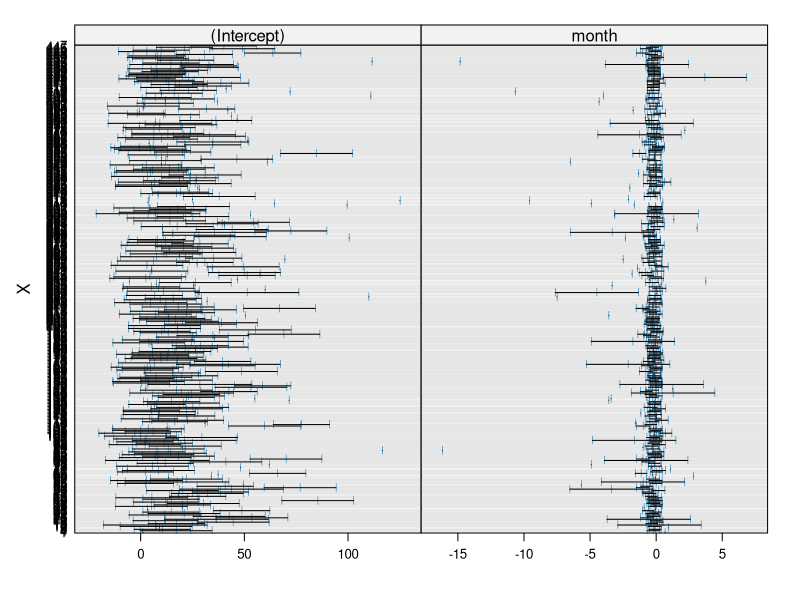
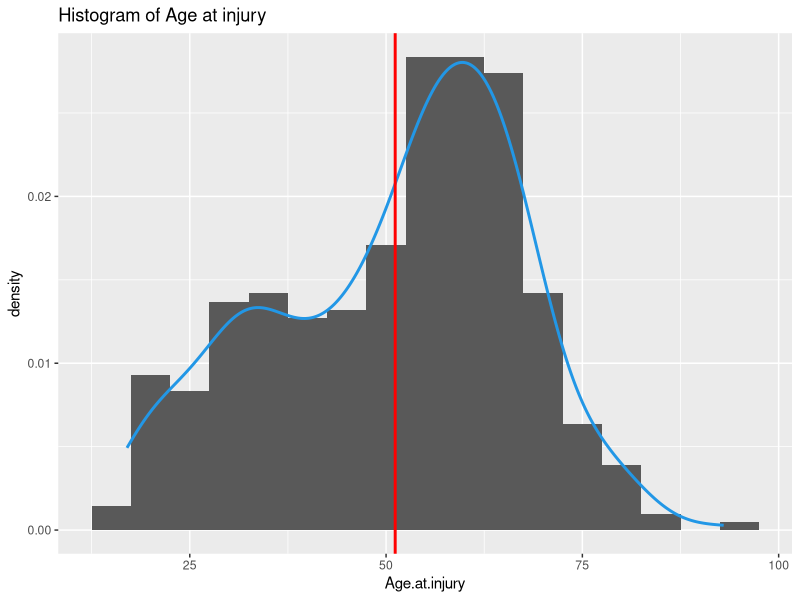
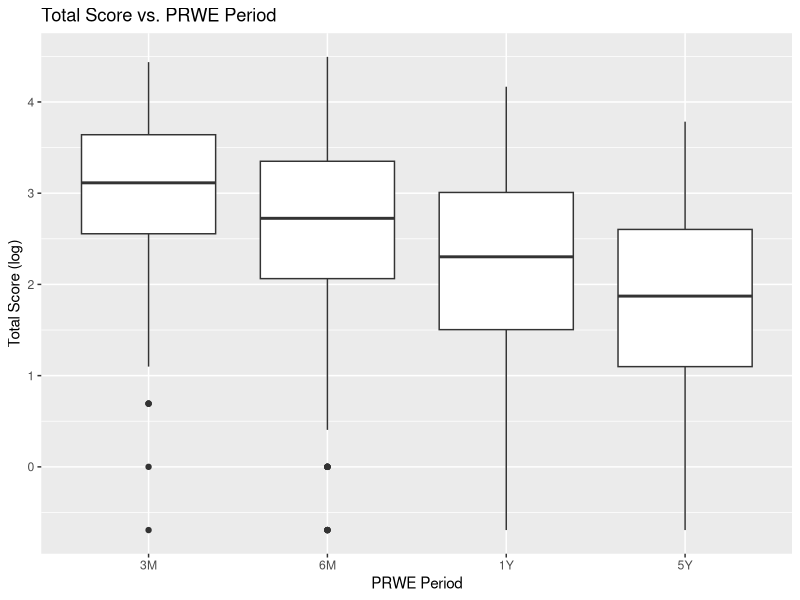
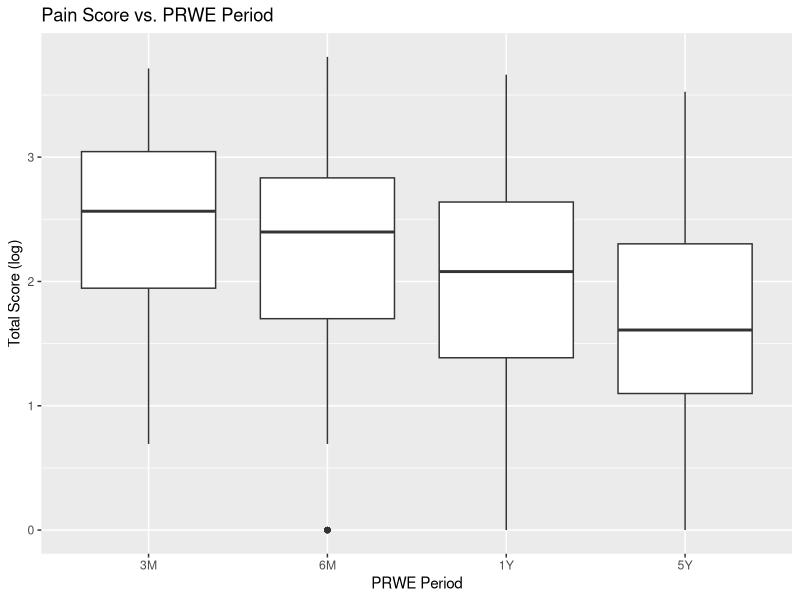
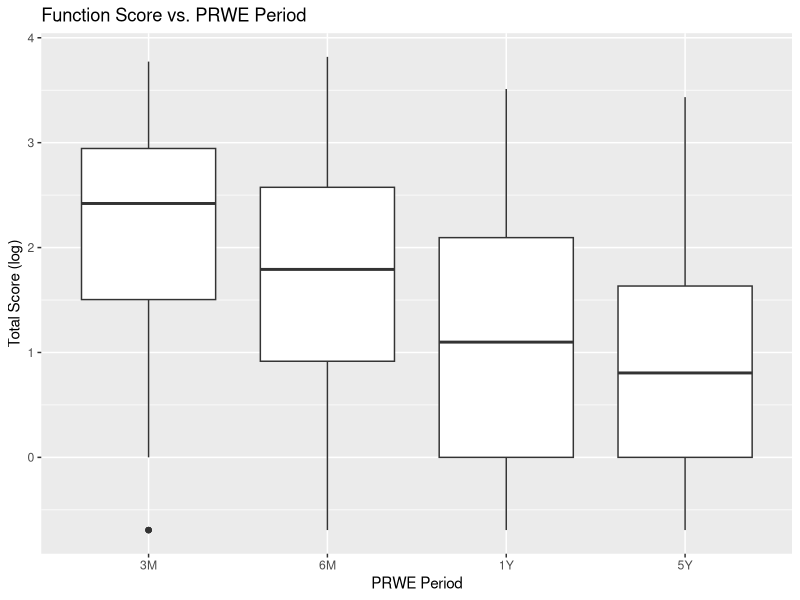
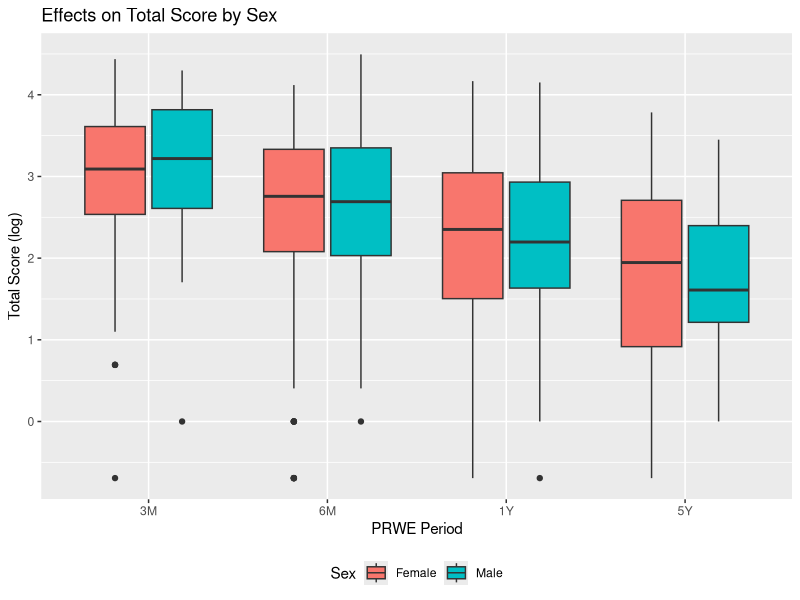
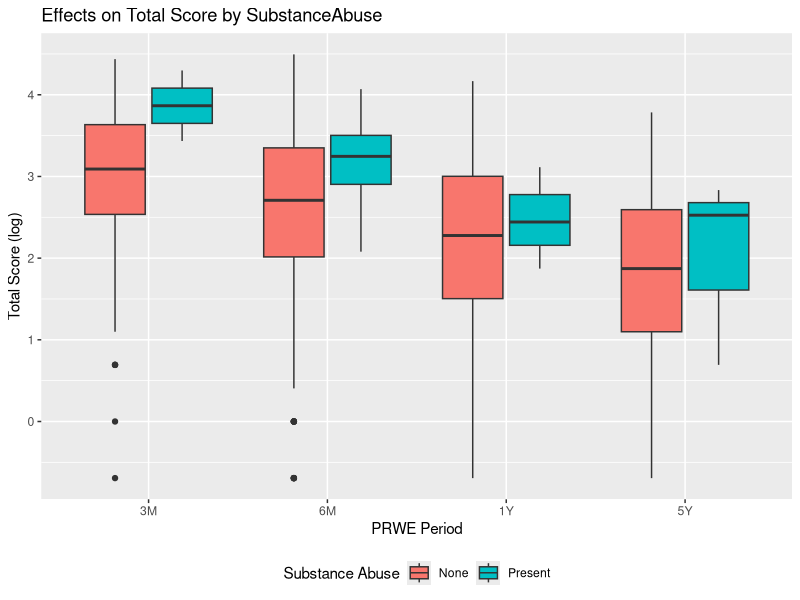
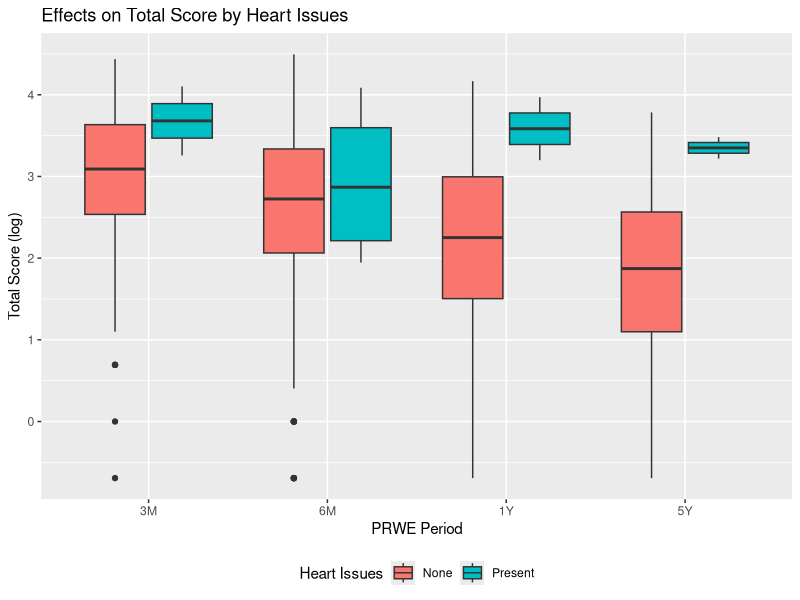

Write the R code that produced these figures, in order.
## ---- chunk 1
knitr::opts_chunk$set(echo = TRUE, eval=FALSE)
## ---- chunk 2
library(nlme)
library(rstatix)
library(ggpubr)
library(ggfortify)
library(readxl)
library(broom)
library(tidyverse)
## ---- chunk 3
# data <- read_excel("Stat_Data.xlsx", skip = 1)
# write.csv(data, "data.csv")
## ---- chunk 4
c1 <- read.csv("./data/data.csv")
## ---- chunk 5
c1 <- c1 %>%
  mutate(Sex = Sex, across(Sex, ~if_else(.=="F", 0, 1))) %>%
  mutate(CAD = CAD, across(CAD, ~if_else(.=="None", 0, 1))) %>%
  mutate(Hypertension = Hypertension, across(Hypertension, ~if_else(.=="None", 0, 1))) %>%
  mutate(Osteoporosis = Osteoporosis, across(Osteoporosis, ~if_else(.=="None", 0, 1))) %>%
  mutate(Diabetes = Diabetes, across(Diabetes, ~if_else(.=="None", 0, 1))) %>%
  mutate(Substance.abuse = Substance.abuse, across(Substance.abuse, ~if_else(.=="None", 0, 1))) %>%
  mutate(Alcohol.abuse = Alcohol.abuse, across(Alcohol.abuse, ~if_else(.=="None", 0, 1))) %>%
  mutate(Depression = Depression, across(Depression, ~if_else(.=="None", 0, 1))) %>%
  mutate(Anxiety.disorder = Anxiety.disorder, across(Anxiety.disorder, ~if_else(.=="None", 0, 1))) %>%
  mutate(Psychosis = Psychosis, across(Psychosis, ~if_else(.=="None", 0, 1))) %>%
  mutate(Malignancy = Malignancy, across(Malignancy, ~if_else(.=="None", 0, 1))) %>%
  mutate(Stroke.TIA = Stroke.TIA, across(Stroke.TIA, ~if_else(.=="None", 0, 1))) %>%
  mutate(Previous.orthopedic.trauma = Previous.orthopedic.trauma, across(Previous.orthopedic.trauma, ~if_else(.=="None", 0, 1))) %>%
  mutate(Revision.procedure = Revision.procedure, across(Revision.procedure, ~if_else(.=="Removal of  device", 1, 0)))
## ---- chunk 6
# c1 removes the rows with all NA or all "0".
c1 <- c1 %>% dplyr::filter(!is.na(Total_3M) | !is.na(Total_6M) | !is.na(Total_1Y) | !is.na(Total_5Y)) %>%
  dplyr::filter(Total_3M != 0 | Total_6M != 0 | Total_1Y != 0 | Total_5Y != 0)
## ---- chunk 7
# C3 is for LME use, with at least two non-NA data points
c3 <- c1 %>% dplyr::filter((1*(is.na(Total_3M)) + 1*(is.na(Total_6M)) + 1*(is.na(Total_1Y)) + 1*(is.na(Total_5Y))) <= 2)
## ---- chunk 8
# regroup several attributes
easyc3 <- c3 %>% 
  select(X, MRN, Age.at.injury, Sex, ISS, CAD, Hypertension, Osteoporosis, Diabetes, Substance.abuse, Alcohol.abuse, Depression, Anxiety.disorder, Psychosis, Malignancy, Stroke.TIA, Previous.orthopedic.trauma, Revision.procedure, Function_Baseline, Pain_Baseline, Total_Baseline, Function_3M, Pain_3M, Total_3M, Function_6M, Pain_6M, Total_6M, Function_1Y, Pain_1Y, Total_1Y, Function_5Y, Pain_5Y, Total_5Y) %>%
  mutate(SubAbuse = 1*((Substance.abuse + Alcohol.abuse)!=0), Mental.illness = 1*((Depression + Anxiety.disorder + Psychosis)!=0)) %>% 
  select(X, MRN, Age.at.injury, Sex, ISS, CAD, Hypertension, Osteoporosis, Diabetes, SubAbuse, Mental.illness,
         Malignancy, Stroke.TIA,
         Previous.orthopedic.trauma, Revision.procedure, Function_Baseline, Pain_Baseline, Total_Baseline,
         Function_3M, Pain_3M, Total_3M, Function_6M, Pain_6M, Total_6M, Function_1Y, Pain_1Y, Total_1Y,
         Function_5Y, Pain_5Y, Total_5Y)
## ---- chunk 9
# longer form of easyc3
longc3 <- easyc3 %>% pivot_longer(-c(X, MRN, Age.at.injury, Sex, ISS, CAD, Hypertension, Osteoporosis, Diabetes, SubAbuse, Mental.illness, Malignancy, Stroke.TIA, Previous.orthopedic.trauma, Revision.procedure, Function_Baseline, Pain_Baseline, Total_Baseline), names_to = c(".value", "period"), names_sep = "_") %>%
  mutate(month = period, across(month, ~if_else(.=="3M", 3, if_else(.=="6M", 6, if_else(.=="1Y", 12, 60)))))
## ---- chunk 10
# delete NA for lme use.
# Count missing values
lme_longc3 <- longc3 %>% drop_na(Total)
lme_longc3 %>% group_by(period) %>% count(is.na(Total_Baseline)) 
## ---- chunk 11
fit.pre <- lmList(Total~ month|X, data = lme_longc3, na.action=na.exclude)
plot(intervals(fit.pre))
## ---- chunk 12
# easyc1 removes some dates and some useless variables

easyc1 <- c1 %>% select(X, MRN, Age.at.injury, Sex, ISS, CAD, Hypertension, Osteoporosis, Diabetes, Substance.abuse, Alcohol.abuse, Depression, Anxiety.disorder, Psychosis, Malignancy, Stroke.TIA, Previous.orthopedic.trauma, Revision.procedure, Function_Baseline, Pain_Baseline, Total_Baseline, Function_3M, Pain_3M, Total_3M, Function_6M, Pain_6M, Total_6M, Function_1Y, Pain_1Y, Total_1Y, Function_5Y, Pain_5Y, Total_5Y)
## ---- chunk 13
# Combine some general categories

easyc2 <- easyc1 %>% 
  mutate(SubAbuse = 1*((Substance.abuse + Alcohol.abuse)!=0), Mental.illness = 1*((Depression + Anxiety.disorder + Psychosis)!=0)) %>% 
  select(X, MRN, Age.at.injury, Sex, ISS, CAD, Hypertension, Osteoporosis, Diabetes, SubAbuse, Mental.illness,
         Malignancy, Stroke.TIA,
         Previous.orthopedic.trauma, Revision.procedure, Function_Baseline, Pain_Baseline, Total_Baseline,
         Function_3M, Pain_3M, Total_3M, Function_6M, Pain_6M, Total_6M, Function_1Y, Pain_1Y, Total_1Y,
         Function_5Y, Pain_5Y, Total_5Y)
## ---- chunk 14
# longc1 is the longer form of easyc1

longc1 <- easyc1 %>% pivot_longer(-c(X, MRN, Age.at.injury, Sex, ISS, CAD, Hypertension, Osteoporosis, Diabetes, Substance.abuse, Alcohol.abuse, Depression, Anxiety.disorder, Psychosis, Malignancy, Stroke.TIA, Previous.orthopedic.trauma, Revision.procedure), names_to = c(".value", "period"), names_sep = "_")
## ---- chunk 15
# Long form of combined data

longc2 <- easyc2 %>% pivot_longer(-c(X, MRN, Age.at.injury, Sex, ISS, CAD, Hypertension, Osteoporosis, Diabetes, SubAbuse, Mental.illness, Malignancy, Stroke.TIA, Previous.orthopedic.trauma, Revision.procedure), names_to = c(".value", "period"), names_sep = "_")
## ---- chunk 16
# Missing Value Stat
longc2 %>% group_by(period) %>% count(is.na(Total))
## ---- chunk 17
# rmBasec1 regulizes the Baseline scores and 
# removes the Baseline records

rmBasec1 <- easyc1 %>% 
  mutate(Function_3M = Function_3M - Function_Baseline,
                          Pain_3M = Pain_3M - Pain_Baseline,
                          Total_3M = Total_3M - Total_Baseline,
                          Function_6M = Function_6M - Function_Baseline,
                          Pain_6M = Pain_6M - Pain_Baseline,
                          Total_6M = Total_6M - Total_Baseline,
                          Function_1Y = Function_1Y - Function_Baseline,
                          Pain_1Y = Pain_1Y - Pain_Baseline,
                          Total_1Y = Total_1Y - Total_Baseline,
                          Function_5Y = Function_5Y - Function_Baseline,
                          Pain_5Y = Pain_5Y - Pain_Baseline,
                          Total_5Y = Total_5Y - Total_Baseline) %>%
  select(X, MRN, Age.at.injury, Sex, ISS, CAD, Hypertension, Osteoporosis, Diabetes, Substance.abuse, Alcohol.abuse, Depression, Anxiety.disorder, Psychosis, Malignancy, Stroke.TIA, Previous.orthopedic.trauma, Revision.procedure, Function_Baseline, Pain_Baseline, Total_Baseline, Function_3M, Pain_3M, Total_3M, Function_6M, Pain_6M, Total_6M, Function_1Y, Pain_1Y, Total_1Y, Function_5Y, Pain_5Y, Total_5Y)
## ---- chunk 18
# Remove baseline from combined data

rmBasec2 <- easyc2 %>% 
  mutate(Function_3M = Function_3M - Function_Baseline,
                          Pain_3M = Pain_3M - Pain_Baseline,
                          Total_3M = Total_3M - Total_Baseline,
                          Function_6M = Function_6M - Function_Baseline,
                          Pain_6M = Pain_6M - Pain_Baseline,
                          Total_6M = Total_6M - Total_Baseline,
                          Function_1Y = Function_1Y - Function_Baseline,
                          Pain_1Y = Pain_1Y - Pain_Baseline,
                          Total_1Y = Total_1Y - Total_Baseline,
                          Function_5Y = Function_5Y - Function_Baseline,
                          Pain_5Y = Pain_5Y - Pain_Baseline,
                          Total_5Y = Total_5Y - Total_Baseline) %>%
  select(X, MRN, Age.at.injury, Sex, ISS, CAD, Hypertension, Osteoporosis, Diabetes, SubAbuse, Mental.illness, Malignancy, Stroke.TIA, Previous.orthopedic.trauma, Revision.procedure, Function_Baseline, Pain_Baseline, Total_Baseline, Function_3M, Pain_3M, Total_3M, Function_6M, Pain_6M, Total_6M, Function_1Y, Pain_1Y, Total_1Y, Function_5Y, Pain_5Y, Total_5Y)
## ---- chunk 19
# Calculate the score difference between periods

ScoreDiff <- rmBasec1 %>%
  select(X, MRN, Age.at.injury, Sex, ISS, CAD, Hypertension, Osteoporosis, Diabetes, Substance.abuse, Alcohol.abuse, Depression, Anxiety.disorder, Psychosis, Malignancy, Stroke.TIA, Previous.orthopedic.trauma, Revision.procedure, Function_3M, Pain_3M, Total_3M, Function_6M, Pain_6M, Total_6M, Function_1Y, Pain_1Y, Total_1Y, Function_5Y, Pain_5Y, Total_5Y) %>%
  pivot_longer(-c(X, MRN, Age.at.injury, Sex, ISS, CAD, Hypertension, Osteoporosis, Diabetes, Substance.abuse, Alcohol.abuse, Depression, Anxiety.disorder, Psychosis, Malignancy, Stroke.TIA, Previous.orthopedic.trauma, Revision.procedure), names_to = c("part", ".value"), names_sep = "_") %>%
  mutate(Diff_6M3M = `6M` - `3M`,
         Diff_1Y3M = `1Y` - `3M`,
         Diff_1Y6M = `1Y` - `6M`,
         Diff_5Y6M = `5Y` - `6M`,
         Diff_5Y1Y = `5Y` - `1Y`) %>%
  mutate(Crt_6M3M = Diff_6M3M, 
         across(Crt_6M3M, ~if_else(.<=(-11.5), 1, if_else(.>=11.5, -1, 0))),
         Crt_1Y3M = Diff_1Y3M,
         across(Crt_1Y3M, ~if_else(.<=(-11.5), 1, if_else(.>=11.5, -1, 0))),
         Crt_1Y6M = Diff_1Y6M, 
         across(Crt_1Y6M, ~if_else(.<=(-11.5), 1, if_else(.>=11.5, -1, 0))),
         Crt_5Y6M = Diff_5Y6M, 
         across(Crt_5Y6M, ~if_else(.<=(-11.5), 1, if_else(.>=11.5, -1, 0))),
         Crt_5Y1Y = Diff_5Y1Y, 
         across(Crt_5Y1Y, ~if_else(.<=(-11.5), 1, if_else(.>=11.5, -1, 0))))
## ---- chunk 20
# reglongc1 is the long form of rmBasec1

reglongc1 <- rmBasec1 %>% 
  select(X, MRN, Age.at.injury, Sex, ISS, CAD, Hypertension, Osteoporosis, Diabetes, Substance.abuse, Alcohol.abuse, Depression, Anxiety.disorder, Psychosis, Malignancy, Stroke.TIA, Previous.orthopedic.trauma, Revision.procedure, Function_3M, Pain_3M, Total_3M, Function_6M, Pain_6M, Total_6M, Function_1Y, Pain_1Y, Total_1Y, Function_5Y, Pain_5Y, Total_5Y) %>%
  pivot_longer(-c(X, MRN, Age.at.injury, Sex, ISS, CAD, Hypertension, Osteoporosis, Diabetes, Substance.abuse, Alcohol.abuse, Depression, Anxiety.disorder, Psychosis, Malignancy, Stroke.TIA, Previous.orthopedic.trauma, Revision.procedure), names_to = c(".value", "period"), names_sep = "_")
## ---- chunk 21
# reglongc2 is the long form of rmBasec2

reglongc2 <- rmBasec2 %>% 
  select(X, MRN, Age.at.injury, Sex, ISS, CAD, Hypertension, Osteoporosis, Diabetes, SubAbuse, Mental.illness, Malignancy, Stroke.TIA, Previous.orthopedic.trauma, Revision.procedure, Function_3M, Pain_3M, Total_3M, Function_6M, Pain_6M, Total_6M, Function_1Y, Pain_1Y, Total_1Y, Function_5Y, Pain_5Y, Total_5Y) %>%
  pivot_longer(-c(X, MRN, Age.at.injury, Sex, ISS, CAD, Hypertension, Osteoporosis, Diabetes, SubAbuse, Mental.illness, Malignancy, Stroke.TIA, Previous.orthopedic.trauma, Revision.procedure), names_to = c(".value", "period"), names_sep = "_")
## ---- chunk 22
easyc2 %>% ggplot(aes(x = Age.at.injury)) + 
  geom_histogram(aes(y = ..density..), binwidth = 5) + 
  geom_density(col = 4, linewidth = 1) + 
  labs(title = "Histogram of Age at injury") +
  geom_vline(aes(xintercept = mean(Age.at.injury)), col = "red", size = 1)
## ---- chunk 23
# allocate levels of factor `period`

longc1$period <- factor(longc1$period, levels= c("Baseline", "3M", "6M", "1Y", "5Y"))

reglongc1$period <- factor(reglongc1$period, levels= c("3M", "6M", "1Y", "5Y"))

longc2$period <- factor(longc2$period, levels= c("Baseline", "3M", "6M", "1Y", "5Y"))

reglongc2$period <- factor(reglongc2$period, levels= c("3M", "6M", "1Y", "5Y"))
## ---- chunk 24
# Find the extreme values and remove from dataset
rm_reglongc2 <- reglongc2 %>% select(X, period, Total) %>%
  group_by(period) %>%
  identify_outliers(Total) %>%
  filter(is.extreme == TRUE)

new_reglongc2 <- anti_join(reglongc2, rm_reglongc2)
## ---- chunk 25
new_reglongc2 %>% ggplot(aes(x = period, y = log(Total))) + 
  geom_boxplot() +
  xlab("PRWE Period") +
  ylab("Total Score (log)") +
  ggtitle("Total Score vs. PRWE Period") 
## ---- chunk 26
new_reglongc2 %>% ggplot(aes(x = period, y = log(Pain))) + 
  geom_boxplot() +
  xlab("PRWE Period") +
  ylab("Total Score (log)") +
  ggtitle("Pain Score vs. PRWE Period")
## ---- chunk 27
new_reglongc2 %>% ggplot(aes(x = period, y = log(Function))) + 
  geom_boxplot() +
  xlab("PRWE Period") +
  ylab("Total Score (log)") +
  ggtitle("Function Score vs. PRWE Period")
## ---- chunk 28
new_reglongc2 %>% ggplot(aes(y = log(Total), x = period, fill = as.factor(Sex))) +
  geom_boxplot() +
  xlab("PRWE Period") +
  ylab("Total Score (log)") +
  ggtitle("Effects on Total Score by Sex") +
  theme(legend.position="bottom") +
  scale_fill_discrete(name = "Sex", labels = c("Female", "Male"))
## ---- chunk 29
new_reglongc2 %>% ggplot(aes(y = log(Total), x = period, fill = as.factor(SubAbuse))) +
  geom_boxplot() +
  xlab("PRWE Period") +
  ylab("Total Score (log)") +
  ggtitle("Effects on Total Score by SubstanceAbuse") +
  theme(legend.position="bottom") +
  scale_fill_discrete(name = "Substance Abuse", labels = c("None", "Present"))
## ---- chunk 30
new_reglongc2 %>% ggplot(aes(y = log(Total), x = period, fill = as.factor(CAD))) +
  geom_boxplot() +
  xlab("PRWE Period") +
  ylab("Total Score (log)") +
  ggtitle("Effects on Total Score by Heart Issues") +
  theme(legend.position="bottom") +
  scale_fill_discrete(name = "Heart Issues", labels = c("None", "Present"))
## ---- chunk 31
new_reglongc2 %>% ggplot(aes(y = log(Total), x = period, fill = as.factor(Mental.illness))) +
  geom_boxplot() +
  xlab("PRWE Period") +
  ylab("Total Score (log)") +
  ggtitle("Effects on Total Score by Mental Illness") +
  theme(legend.position="bottom") +
  scale_fill_discrete(name = "Mental Issues", labels = c("None", "Present"))
## ---- chunk 32
new_reglongc2 %>% ggplot(aes(y = log(Total), x = period, fill = as.factor(Diabetes))) +
  geom_boxplot() +
  xlab("PRWE Period") +
  ylab("Total Score (log)") +
  ggtitle("Effects on Total Score by Diabetes") +
  theme(legend.position="bottom") +
  scale_fill_discrete(name = "Diabetes", labels = c("None", "Present"))
## ---- chunk 33
new_reglongc2 %>% ggplot(aes(y = log(Total), x = period, fill = as.factor(Revision.procedure))) +
  geom_boxplot() +
  xlab("PRWE Period") +
  ylab("Total Score (log)") +
  ggtitle("Effects on Total Score by Removal of device") +
  theme(legend.position="bottom") +
  scale_fill_discrete(name = "Removal of device", labels = c("No", "Yes"))
## ---- chunk 34
new_reglongc2 %>% ggplot(aes(x = period, y = Total)) + 
  geom_boxplot() +
  xlab("PRWE Period") +
  ylab("Total Score") +
  ggtitle("Total Score vs. PRWE Period") 
## ---- chunk 35
new_reglongc2 %>% ggplot(aes(x = period, y = Pain)) + 
  geom_boxplot() +
  xlab("PRWE Period") +
  ylab("Total Score") +
  ggtitle("Pain Score vs. PRWE Period")
## ---- chunk 36
new_reglongc2 %>% ggplot(aes(x = period, y = Function)) + 
  geom_boxplot() +
  xlab("PRWE Period") +
  ylab("Total Score") +
  ggtitle("Function Score vs. PRWE Period")
## ---- chunk 37
new_reglongc2 %>% ggplot(aes(y = Total, x = period, fill = as.factor(Sex))) +
  geom_boxplot() +
  xlab("PRWE Period") +
  ylab("Total Score") +
  ggtitle("Effects on Total Score by Sex") +
  theme(legend.position="bottom") +
  scale_fill_discrete(name = "Sex", labels = c("Female", "Male"))
## ---- chunk 38
new_reglongc2 %>% ggplot(aes(y = Total, x = period, fill = as.factor(SubAbuse))) +
  geom_boxplot() +
  xlab("PRWE Period") +
  ylab("Total Score") +
  ggtitle("Effects on Total Score by SubstanceAbuse") +
  theme(legend.position="bottom") +
  scale_fill_discrete(name = "Substance Abuse", labels = c("None", "Present"))
## ---- chunk 39
new_reglongc2 %>% ggplot(aes(y = Total, x = period, fill = as.factor(CAD))) +
  geom_boxplot() +
  xlab("PRWE Period") +
  ylab("Total Score") +
  ggtitle("Effects on Total Score by Heart Issues") +
  theme(legend.position="bottom") +
  scale_fill_discrete(name = "Heart Issues", labels = c("None", "Present"))
## ---- chunk 40
new_reglongc2 %>% ggplot(aes(y = Total, x = period, fill = as.factor(Mental.illness))) +
  geom_boxplot() +
  xlab("PRWE Period") +
  ylab("Total Score") +
  ggtitle("Effects on Total Score by Mental Illness") +
  theme(legend.position="bottom") +
  scale_fill_discrete(name = "Mental Issues", labels = c("None", "Present"))
## ---- chunk 41
new_reglongc2 %>% ggplot(aes(y = Total, x = period, fill = as.factor(Diabetes))) +
  geom_boxplot() +
  xlab("PRWE Period") +
  ylab("Total Score") +
  ggtitle("Effects on Total Score by Diabetes") +
  theme(legend.position="bottom") +
  scale_fill_discrete(name = "Diabetes", labels = c("None", "Present"))
## ---- chunk 42
new_reglongc2 %>% ggplot(aes(y = Total, x = period, fill = as.factor(Revision.procedure))) +
  geom_boxplot() +
  xlab("PRWE Period") +
  ylab("Total Score") +
  ggtitle("Effects on Total Score by Removal of device") +
  theme(legend.position="bottom") +
  scale_fill_discrete(name = "Removal of device", labels = c("No", "Yes"))
## ---- chunk 43
new_reglongc2 %>% group_by(period, Revision.procedure) %>% summarise(Total = mean(Total, na.rm = TRUE), n = n()) %>% 
  ggplot(aes(y = Total, x = period, col = as.factor(Revision.procedure))) +
  geom_point(size = 4) +
  xlab("PRWE Period") +
  ylab("Total Score") +
  ggtitle("Average Total Score by Removal of device")
## ---- chunk 44
rmDevice <- reglongc1 %>% select(X, period, Revision.procedure, Total)
rmDevice1 <- ScoreDiff %>% select(X, Revision.procedure, Diff_5Y1Y)
## ---- chunk 45
# extreme values removed
rm_df_51 <- rmDevice1 %>% 
  group_by(Revision.procedure) %>%
  identify_outliers(Diff_5Y1Y) %>%
  filter(is.extreme == TRUE) %>%
  select(Revision.procedure, X, Diff_5Y1Y)

new_5Y1Y <- anti_join(rmDevice1, rm_df_51)
prop_5Y1Y <- new_5Y1Y %>% mutate(recovery = Diff_5Y1Y, across(recovery, ~if_else(.<= 11.5, 1, 0)))
## ---- chunk 46
# counts
prop_5Y1Y %>% filter(Revision.procedure == 0, recovery == 0) %>% count()
prop_5Y1Y %>% filter(Revision.procedure == 0, recovery == 1) %>% count()
prop_5Y1Y %>% filter(Revision.procedure == 1, recovery == 0) %>% count()
prop_5Y1Y %>% filter(Revision.procedure == 1, recovery == 1) %>% count()
## ---- chunk 47
# proportion test
prop_mtx <- rbind(c(569, 15), c(63, 2))
chisq.test(prop_mtx, correct = FALSE)
fisher.test(prop_mtx)
prop.test(prop_mtx)
## ---- chunk 48

modelDe <- lm(Diff_5Y1Y ~ Revision.procedure,
             data = new_5Y1Y)
ggqqplot(residuals(modelDe))
## ---- chunk 49
shapiro_test(residuals(modelDe))
## ---- chunk 50
new_5Y1Y %>% group_by(Revision.procedure) %>%
  shapiro_test(Diff_5Y1Y)
## ---- chunk 51
t.test(Diff_5Y1Y ~ Revision.procedure, data = new_5Y1Y)
wilcox.test(Diff_5Y1Y ~ Revision.procedure, data = new_5Y1Y)
new_5Y1Y %>%
  kruskal.test(Diff_5Y1Y ~ Revision.procedure)

-1.771404+2.700000 
((1.000074 + 2.857266)/2)/qnorm(0.975)
## ---- chunk 52
# extreme values removed
rm_df_period <- rmDevice %>% group_by(period, Revision.procedure) %>%
  identify_outliers(Total) %>%
  filter(is.extreme == TRUE) %>%
  select(X, period, Revision.procedure, Total)
new_rm_p <- anti_join(rmDevice, rm_df_period)
## ---- chunk 53
model  <- lm(Total ~ period*Revision.procedure,
             data = new_rm_p)
ggqqplot(residuals(model))
## ---- chunk 54
shapiro_test(residuals(model))
## ---- chunk 55
new_rm_p %>% group_by(period, Revision.procedure) %>%
  shapiro_test(Total)
## ---- chunk 56
ggqqplot(new_rm_p, "Total", ggtheme = theme_bw()) +
  facet_grid(Revision.procedure ~ period)
## ---- chunk 57
model1 <- lm(Total ~ period * Revision.procedure, data = new_rm_p)
new_rm_p %>%
  group_by(period) %>%
  t_test(Total ~ Revision.procedure)
## ---- chunk 58
new_rm_p %>%
  group_by(period) %>%
  wilcox_test(Total ~ Revision.procedure)
## ---- chunk 59
new_rm_p %>%
  group_by(period) %>% 
  kruskal_test(Total ~ Revision.procedure)
## ---- chunk 60
# Score difference between periods vs. MCID
ScoreDiff %>% filter(part == "Total") %>% 
  summarise(Crt_6M3M = mean(abs(Crt_6M3M), na.rm = TRUE),
            Crt_1Y3M = mean(abs(Crt_1Y3M), na.rm = TRUE), 
            Crt_1Y6M = mean(abs(Crt_1Y6M), na.rm = TRUE), 
            Crt_5Y6M = mean(abs(Crt_5Y6M), na.rm = TRUE), 
            Crt_5Y1Y = mean(abs(Crt_5Y1Y), na.rm = TRUE))
## ---- chunk 61
# Counts
ScoreDiff %>% filter(Crt_6M3M != 0) %>% count()
ScoreDiff %>% filter(!is.na(Crt_6M3M)) %>% count()
ScoreDiff %>% filter(Crt_1Y3M != 0) %>% count()
ScoreDiff %>% filter(!is.na(Crt_1Y3M)) %>% count()
ScoreDiff %>% filter(Crt_1Y6M != 0) %>% count()
ScoreDiff %>% filter(!is.na(Crt_1Y6M)) %>% count()
ScoreDiff %>% filter(Crt_5Y6M != 0) %>% count()
ScoreDiff %>% filter(!is.na(Crt_5Y6M)) %>% count()
ScoreDiff %>% filter(Crt_5Y1Y != 0) %>% count()
ScoreDiff %>% filter(!is.na(Crt_5Y1Y)) %>% count()
## ---- chunk 62
# Recovery rate, by MCID
ScoreDiff %>% filter(part == "Total") %>% 
  summarise(`3M` = mean(`3M` <= 11.5, na.rm = TRUE), 
            `6M` = mean(`6M` <= 11.5, na.rm = TRUE), 
            `1Y` = mean(`1Y` <= 11.5, na.rm = TRUE), 
            `5Y` = mean(`5Y` <= 11.5, na.rm = TRUE))
## ---- chunk 63
# Counts
ScoreDiff %>% filter(part == "Total") %>% filter(`3M` <= 11.5) %>% count()
ScoreDiff %>% filter(part == "Total") %>% filter(!is.na(`3M`)) %>% count()
ScoreDiff %>% filter(part == "Total") %>% filter(`6M` <= 11.5) %>% count()
ScoreDiff %>% filter(part == "Total") %>% filter(!is.na(`6M`)) %>% count()
ScoreDiff %>% filter(part == "Total") %>% filter(`1Y` <= 11.5) %>% count()
ScoreDiff %>% filter(part == "Total") %>% filter(!is.na(`1Y`)) %>% count()
ScoreDiff %>% filter(part == "Total") %>% filter(`5Y` <= 11.5) %>% count()
ScoreDiff %>% filter(part == "Total") %>% filter(!is.na(`5Y`)) %>% count()
## ---- chunk 64
# proportion of recovery, by MCID and Removal of Device
ScoreDiff %>% filter(part == "Total") %>% group_by(Revision.procedure) %>%
  summarise(`3M` = mean(`3M` <= 11.5, na.rm = TRUE), 
            `6M` = mean(`6M` <= 11.5, na.rm = TRUE), 
            `1Y` = mean(`1Y` <= 11.5, na.rm = TRUE), 
            `5Y` = mean(`5Y` <= 11.5, na.rm = TRUE))
## ---- chunk 65
# Counts
ScoreDiff %>% filter(part == "Total") %>% group_by(Revision.procedure) %>% filter(`3M` <= 11.5) %>% count()
ScoreDiff %>% filter(part == "Total") %>% group_by(Revision.procedure) %>% filter(!is.na(`3M`)) %>% count()
ScoreDiff %>% filter(part == "Total") %>% group_by(Revision.procedure) %>% filter(`6M` <= 11.5) %>% count()
ScoreDiff %>% filter(part == "Total") %>% group_by(Revision.procedure) %>% filter(!is.na(`6M`)) %>% count()
ScoreDiff %>% filter(part == "Total") %>% group_by(Revision.procedure) %>% filter(`1Y` <= 11.5) %>% count()
ScoreDiff %>% filter(part == "Total") %>% group_by(Revision.procedure) %>% filter(!is.na(`1Y`)) %>% count()
ScoreDiff %>% filter(part == "Total") %>% group_by(Revision.procedure) %>% filter(`5Y` <= 11.5) %>% count()
ScoreDiff %>% filter(part == "Total") %>% group_by(Revision.procedure) %>% filter(!is.na(`5Y`)) %>% count()
## ---- chunk 66
prop_mtx <- rbind(c(36, 85), c(2, 14))
chisq.test(prop_mtx, correct = FALSE)
fisher.test(prop_mtx)
prop_test(prop_mtx)
## ---- chunk 67
prop_mtx <- rbind(c(150, 169), c(12, 22))
chisq.test(prop_mtx, correct = FALSE)
fisher.test(prop_mtx)
prop_test(prop_mtx)
## ---- chunk 68
prop_mtx <- rbind(c(165, 97), c(15, 16))
chisq.test(prop_mtx, correct = FALSE)
fisher.test(prop_mtx)
prop_test(prop_mtx)
## ---- chunk 69
prop_mtx <- rbind(c(192, 58), c(20, 6))
chisq.test(prop_mtx, correct = FALSE)
fisher.test(prop_mtx)
prop_test(prop_mtx)
